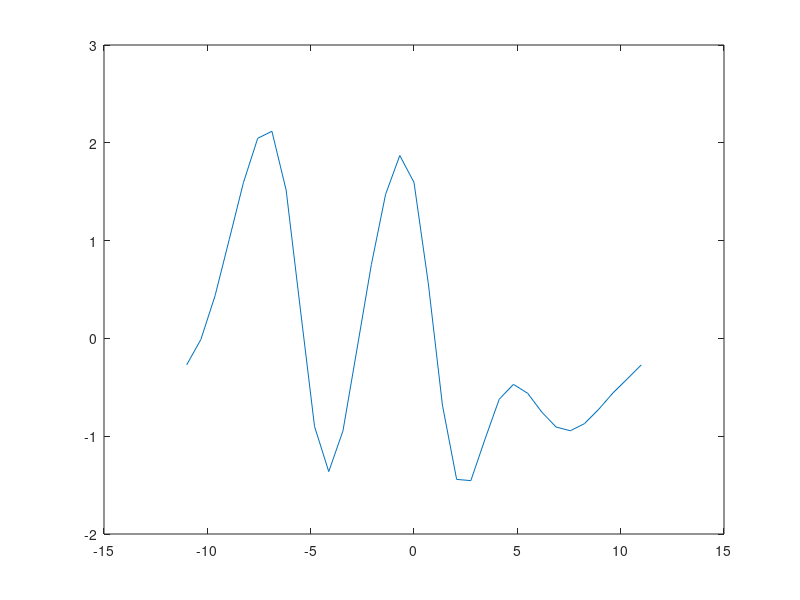

MATLAB code to generate this figure: (Note: this script raises an error after producing the figure.)
clear all;

% Newton raphson method for KS equation Travelling wave
% Rumayel Hassan Pallock
% Date: 04/03/2023
format long;
global n L_bar


% Parameters
L = 22;
n = 32; % put even numbers of n
dx = L/n;
x = -L/2:dx:L/2;
L_bar = L/(2*pi);

%global x_init

% Initial guess
% Load file from TD simulation
%a_init = load('equi_2.mat');
%a_init = load("equi_1.mat");
a_init = load('TW_2_initial.mat','a_coeff','a_grid');

%min_val = 1*ones(n+1,1);
%max_val = 1.5*ones(n+1,1);
%random_numbers = min_val + rand*(max_val - min_val);
%X0 = (random_numbers.*a_init.u_init);
X0 = (a_init.a_coeff);
%X0 = a_init.a(1,:)';
%plot(x,a_init.a_grid);
X0(n/2+1) = 0;

%plot(x,a_init.u_final);
plot(x,ifft(ifftshift((n+1)*X0)));
pause(0.1);





%--------------------------
% T guess (Use a fixed T)
%T0 = 1;
T0 =0.5;
%--------------------------
% Velocity guess
%s0 = 0.34;
%TW_2
s0 = -0.12;
% Initial velocity guess is s0*L_bar
disp('Initial velocity guess');
disp(s0*L_bar)

c0_x = s0*T0;


flag = 0;
%n = length(X0);
iter = 1;
err(1) = 10;
%STM_perm = STM(T0,X0);
% Algorithm
while err >1e-10
%     x_init = X0;

    k = linspace(-(n)/2,(n)/2,n+1);
    A_c = diag(exp(1i*k*c0_x));
%     A_c = zeros(n+1,n+1);
%     for j = 1:n+1
%         A_c(j,j) = exp(1i*k(j)*c0);
%     end

    a = STM_Vectorized(T0,X0) - A_c;
    a(n/2+1,:) = [];
    a(:,n/2+1) = [];

    delA_delc = diag((1i*k).*(exp(1i*k*c0_x)));
%     delA_delc = zeros(n+1,n+1);
%     for j = 1:n+1
%         delA_delc(j,j) = (1i*k(j))*exp(1i*k(j)*c0);
%     end

    b = -delA_delc*X0;
    b(n/2+1,:) = [];
    c_Dumm = F_(T0,X0);
    c_Dumm(n/2+1,:) = [];
    c = transpose(c_Dumm);
    d = 0;

    A = [a b;c d];

    b1_l = -(Phi(T0,X0)) + A_c*X0;
    b1_l(n/2+1,:) = [];
    b2_l = 0;
    B = [b1_l;b2_l];

    Delta = A\B;
    Delta = [Delta(1:n/2);0;Delta(n/2+1:end)];
    err(iter) = max(abs(-(Phi(T0,X0)) + A_c*X0));
    disp("Error = ");
    disp(err(iter))
    X0 = X0 + Delta(1:end-1,1);
    c0_x = c0_x + (Delta(end,1));
    (c0_x/T0)*(L_bar)
    %if iter > 20 && err(iter) > 100
    %    X0 = Phi(-T0,X0)
    %end
    if  err(iter) > 10000 
        disp("Solution did not converge")
        flag = 1;
        break;
    end
    if T0<0
        disp('Period is negative');
        break;
    end
    iter = iter + 1
    %scatter(X0(1,1),X0(2,1))
    %hold on;
    a_grid = ifftshift((n+1)*X0);
    a_grid = ifft(a_grid);
    plot(x,a_grid)
    pause(0.01)
end
if flag ==0
    disp("Solution found")
end
disp('error')
disp(err)
disp('Time period')
disp(T0)
disp('velocity');
disp((c0_x/T0)*(L_bar))
%disp(X0)

% save data into a data file
save('NR_data_trial.mat','X0','T0');

% % Grid points plot
% a_grid = ifftshift(n*X0);
% a_grid = ifft(a_grid);
% plot(x,1i*a_grid);
